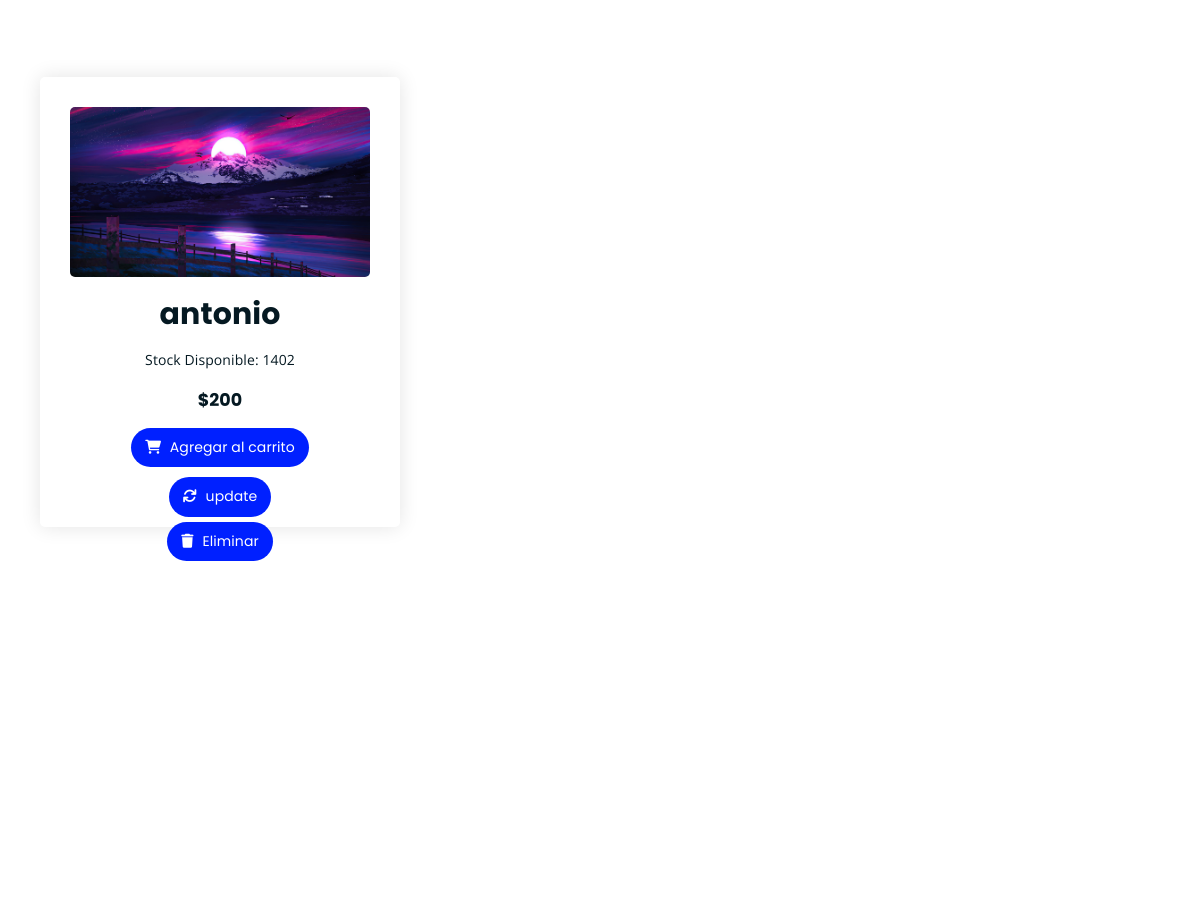
The app's page /productos (middle part), older data.
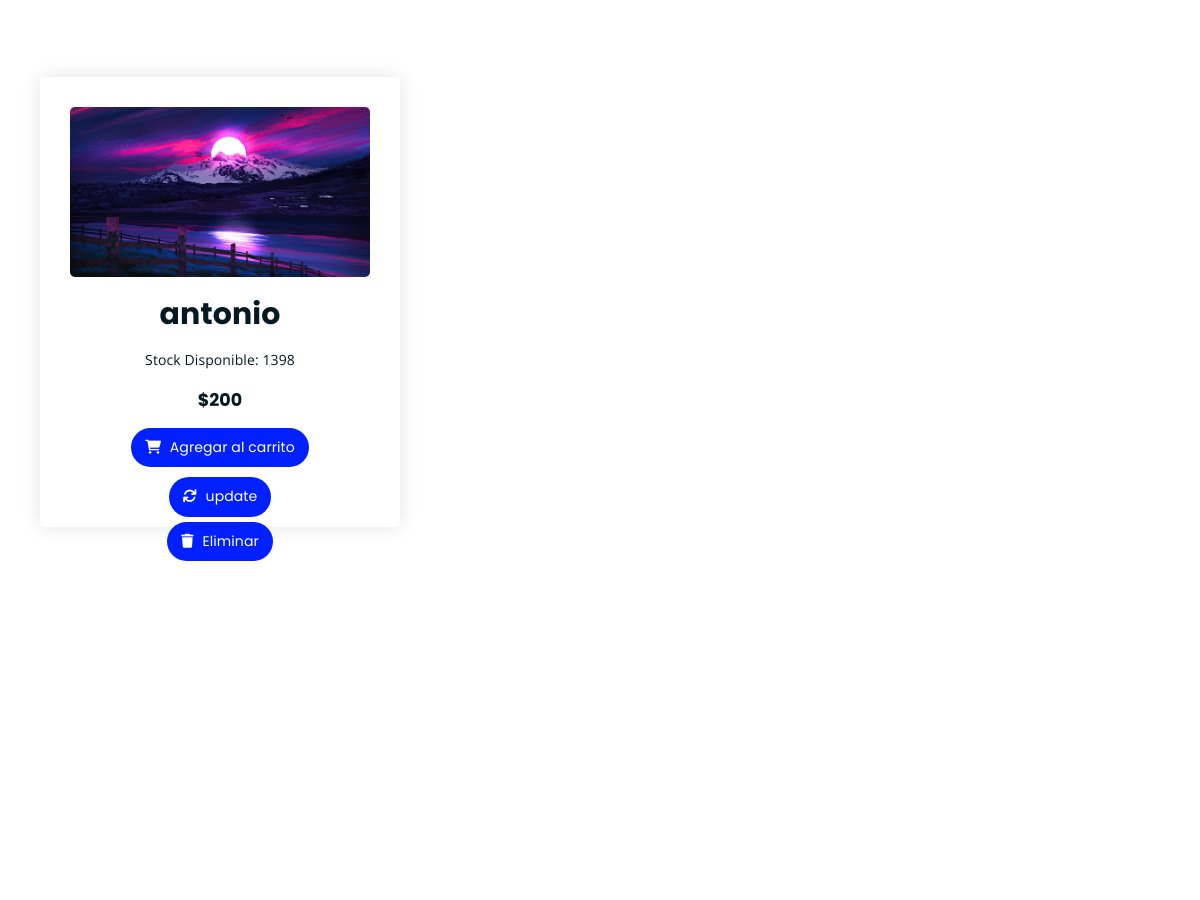
The same page, newer data.
### core/models.py (models this page shows, shortened)
class Producto(models.Model):
    nombre = models.CharField(max_length=50)
    precio = models.IntegerField()
    stock = models.IntegerField()
    descripcion = models.CharField(max_length=250)
    tipo = models.ForeignKey(TipoProducto, on_delete=models.CASCADE)
    vencimiento = models.DateField(default=date.today)
    imagen = models.ImageField(null=True, blank=True)
    vigente = models.BooleanField()

### core/views.py (the view)
# urls.py: path('productos', productos, name="productos"),
def productos(request):
    categorias = TipoProducto.objects.all()  # Obtén todos los tipos de productos (categorías)
    productosAll = Producto.objects.all()
    page = request.GET.get('page', 1)
    try:
        paginator = Paginator(productosAll, 5)
        productosAll = paginator.page(page)
    except:
        raise Http404
    data = {
        'listado': productosAll,
        'paginator': paginator,
        'categorias': categorias,
    }
    return render(request, 'core/productos.html',data)

### core/templates/core/Productos.html (shortened to what this page needs)
{% extends 'core/base.html' %}
{% load static %}
{% block contenido %}
<div class="product-section mt-150 mb-150" style="margin-bottom: 400px;">
    <div class="container">
        <div class="row">
            <div class="col-lg-8 offset-lg-2 text-center">
            </div>
        </div>
        <div class="row">
            {% for aux in listado %}
                {% if aux.vigente == 1 %}
                <div class="col-lg-4 col-md-6 text-center" style="padding: 10px;">
                    <div class="single-product-item" style="height: 550px; display: flex; flex-direction: column; justify-content: space-between;">
                        <div class="product-image" style="height: 200px;">
                            <a href="{% url 'descripcion' aux.id %}">
                                {% if aux.imagen %}
                                    <img src="{{ aux.imagen.url }}" alt="{{ aux.nombre }}" style="width: 100%; height: 100%; object-fit: cover;">
                                {% else %}
                                    <img src="{% static 'core/img/products/product-img-1.jpg' %}" alt="" style="width: 100%; height: 100%; object-fit: cover;">
                                {% endif %}
                            </a>
                        </div>
                        <p class="product-price" style="height: 1.5em;">{{ aux.nombre }}</p>
                        {%  if aux.stock == 0%}
                        <p>Stock Disponible: producto agotado</p>
                        {% else %}
                        <p>Stock Disponible: {{ aux.stock }}</p>
                        <h5>${{ aux.precio }}</h5>
                        {% endif %}
                        <a href="{% url 'descripcion' aux.id %}" class="cart-btn" style="max-width: 200px; width: auto; display: block; margin: 0 auto 5px; padding: 0.5em 1em;">
                            <i class="fas fa-shopping-cart"></i> Agregar al carrito
                        </a>
                        <a href="{% url 'update' aux.id %}" class="cart-btn" style="max-width: 200px; width: auto; display: block; margin: 5px auto 0; padding: 0.5em 1em;">
                            <i class="fa fa-refresh"></i> update
                        </a>
                        <a href="javascript:void(0);" class="cart-btn" onclick="deleteProducto({{ aux.id }});" style="max-width: 200px; width: auto; display: block; margin: 5px auto 0; padding: 0.5em 1em;">
                            <i class="fa fa-trash"></i> Eliminar
                        </a>
                    </div>
                </div>
                {% endif %}
            {% endfor %}
        </div>
    </div>
</div>
{% endblock %}

Row changes from the older to the newer data that the page shows:
changed Producto "antonio": stock "1402" → "1398"
